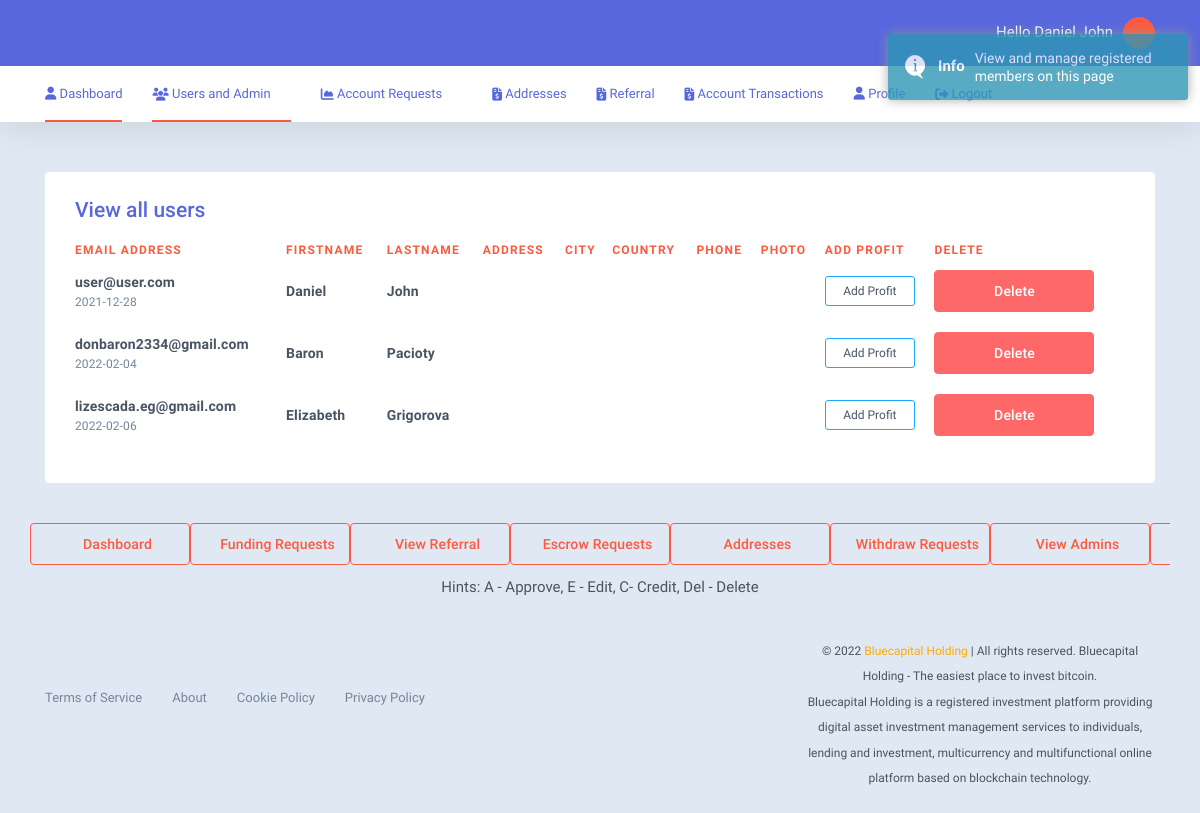
The app's page /user/admin/view-users.php (signed in) with its own data.
### tables this page shows
CREATE TABLE `users` (
  `id_no` int(11) NOT NULL,
  `firstname` varchar(255) DEFAULT NULL,
  `lastname` varchar(255) DEFAULT NULL,
  `user_email` varchar(255) NOT NULL,
  `user_pass` varchar(255) NOT NULL,
  `address` varchar(255) DEFAULT NULL,
  `city` varchar(255) DEFAULT NULL,
  `country` varchar(255) DEFAULT NULL,
  `phone` varchar(55) DEFAULT NULL,
  `photo` varchar(255) DEFAULT NULL,
  `affid` int(255) DEFAULT NULL,
  `reg_date` date NOT NULL DEFAULT current_timestamp()
);

### user/config.php (called while the page is built, shortened)
<?php
include "session.php";
$con = new mysqli(SERVER,USER,PASS,DB);
if(isset($_SESSION['email']) && $_SESSION['email']!==null){
$sql_profile = "SELECT * FROM `users` WHERE `user_email`='$session_email'";
$sql_exec = $con->query($sql_profile);
foreach($sql_exec as $info){extract($info);
}
}
?>

### user/function.php (called while the page is built, shortened)
<?php
require_once('config.php');
?>

### user/admin/view-users.php (the view, shortened to what this page needs)
<?php
include('../function.php');
?>
<?php include('header.php'); ?>
<body class="page-user">
<?php include('nav.php'); ?>
<div>
  <div class="page-content">
      <div class="container">
            <div class="card content-area">
                                <div class="card-innr table-responsive">
                    <div class="card-head">
                        <h4 class="card-title">View all users</h4>
                    </div>
                                <table class="data-table table table-hover dt-init user-tnx">
                        <thead>
                            <tr class="data-item data-head">
                                <th class="data-col dt-tnxno">Email Address</th>
                                <th class="data-col dt-amount">Firstname</th>
                                <th class="data-col dt-account">Lastname</th>
                                <th class="data-col dt-type">
                                    <div class="dt-type-text">Address</div>
                                </th>
                                 <th class="data-col dt-type">
                                    <div class="dt-type-text">City</div>
                                </th>
                                 <th class="data-col dt-type">
                                    <div class="dt-type-text">Country</div>
                                </th>
                                <th class="data-col dt-type">
                                    <div class="dt-type-text">Phone</div>
                                </th>
                                <th class="data-col dt-type">
                                    <div class="dt-type-text">Photo</div>
                                </th>
                                <th class="data-col dt-type">
                                    <div class="dt-type-text">Add Profit</div>
                                </th>
                                <th class="data-col dt-type">
                                    <div class="dt-type-text">Delete</div>
                                </th>
                            </tr>
                        </thead>
                        <tbody>
                            <?php
                            $sql_users_exec = "SELECT * FROM users";
                            $sql_user_exec = $con->query($sql_users_exec);
                           foreach($sql_user_exec as $infor){extract($infor);?>
                                                        <tr class="data-item">
                                <td class="data-col dt-tnxno">
                                    <div class="d-flex align-items-center">
                                           <div class="fake-class">
                                        <span class="lead tnx-id"><?php if(isset($user_email) && $user_email!==null){echo $user_email;}?></span>
                                            <span class="sub sub-date"><?php if(isset($reg_date) && $reg_date!==null){echo $reg_date;}?></span>
                                        </div>
                                    </div>
                                </td>
                                <td class="data-col dt-token">
                                    <span class="lead token-amount"><?php if(isset($firstname) && $firstname!==null){echo $firstname;}?></span>
                                </td>
                                 <td class="data-col dt-token">
                                    <span class="lead token-amount"><?php if(isset($lastname) && $lastname!==null){echo $lastname;}?></span>
                                </td>
                                 <td class="data-col dt-token">
                                </td>
                                 <td class="data-col dt-token">
                                </td>
 <td class="data-col dt-token">
                                </td>
                                <td class="data-col dt-account" id="td_approve">
     <span class="lead user-info text-warning"><?php if(isset($phone) && $phone!==null){echo $phone;}?></span></td>
      <td class="data-col dt-account" id="td_approve">
     <span class="lead user-info text-warning"><?php if(isset($photo) && $photo!==null){echo "<img src='../upload/{$photo}' width='40px' height='40px'>";}?></span> </td>
      <td class="data-col dt-type">
                            <a href="add-profit.php?ap=<?=$user_email;?>" data-toggle="" data-target="" class="dt-type-md"><span class='badge badge-outline badge-info badge-md'>Add Profit</span></a>
                        </td>
                               <td class="data-col dt-token" id="td_approve">
     <a href="user.php?vu=<?= $id_no; ?>"><button class="btn btn-danger">Delete</button></a>
      </td>
                            </tr><?php }?>
                                                    </tbody>
                    </table>
                </div>
                </div>
        </div>
  </div>
</div>
 <?php include('footer-menu.php');?>
    <div class="footer-bar">
        <div class="container">
            <div class="row align-items-center justify-content-center">
                <div class="col-md-8">
                    <ul class="footer-links">
                       <li><a href="https://blucapitalholding.com/docs/terms-of-use.php">Terms of Service</a></li>
        <li><a href="https://blucapitalholding.com/docs/about.php">About</a></li>
        <li><a href="https://blucapitalholding.com/docs/cookie-policy.php">Cookie Policy</a></li>
        <li><a href="https://blucapitalholding.com/docs/privacy-policy.php">Privacy Policy</a></li>
                    </ul>
                </div>
                <div class="col-md-4 mt-2 mt-sm-0">
                    <div class="d-flex justify-content-between justify-content-md-end align-items-center guttar-25px pdt-0-5x pdb-0-5x">
                        <div class="copyright-text"><p style="padding:10px 0 !important;"><center><small>©&nbsp;<?= date('Y');?>&nbsp;<a href="#"><span class="orange">Bluecapital Holding</span></a> | All rights reserved.&nbsp;Bluecapital Holding - The easiest place to invest bitcoin.<br>Bluecapital Holding is a registered investment platform providing digital asset investment management services to individuals, lending and investment, multicurrency and multifunctional online platform based on blockchain technology.</small></center></p></div>
                    </div>
                </div>
            </div>
        </div>
    </div>
    </body>
    </html>

### user/admin/nav.php (shortened to what this page needs)
<div class="topbar-wrap">
       <div class="topbar is-sticky">
           <div class="container">
               <div class="d-flex justify-content-between align-items-center">
                   <ul class="topbar-nav">
                       <li class="topbar-nav-item relative"><span class="user-welcome d-none d-lg-inline-block">Hello&nbsp;<?php if(isset($firstname) && isset($lastname)){echo $firstname."&nbsp;".$lastname;}?></span><a class="toggle-tigger user-thumb" href="#"></a>
                       </li>
                   </ul>
               </div>
           </div>
       </div>
       <div class="navbar">
           <div class="container">
               <div class="navbar-innr">
                   <ul class="navbar-menu">
                       <li><a href="view-users.php"><span class="icon-s"><i class="fa fa-user"></i>&nbsp;Dashboard</a></li>
                       <li class="has-dropdown page-links-all">
                           <a class="drop-toggle" href="#"><i class="fa fa-users"></i>&nbsp;Users and Admin</a>
                       </li>
                       <li class="has-dropdown page-links-all">
                           <a class="drop-toggle" href="#"><i class="fa fa-chart-area"></i>&nbsp;Account Requests</a>
                       </li>
                       <li><a href="addresses.php"><i class="fa fa-file-invoice-dollar"></i>&nbsp;Addresses</a></li>
                       <li><a href="referral.php"><i class="fa fa-file-invoice-dollar"></i>&nbsp;Referral</a></li>
                        <li><a href="transactions.php"><i class="fa fa-file-invoice-dollar"></i>&nbsp;Account Transactions</a></li>
                     <li><a href="./edit-profile.php"><span class="icon-s"><i class="fa fa-user"></i>&nbsp;Profile</a></li>
                        <li><a href="../logout.php"><i class="fa fa-sign-out-alt"></i>&nbsp;Logout</a></li>
                   </ul>
               </div>
           </div>
       </div>
   </div>

### user/admin/header.php (style rules this page uses)
.topbar,.topbar-wrap,.is-sticky,.topbar.is-sticky { background-color:#5867dd !important; background-image:linear-gradient(45deg,#5867dd 0%, #5867dd 100%) !important; color:#fff !important; }
.token-info-sub,.card-title { color:#5867dd !important; }
.navbar-menu > li > a { color:#5867dd !important; }
a.drop-toggle::after { content:none !important; }
li > a:hover, .orange { color: #FFAB00 !important; }

### records on screen
users: firstname "Daniel", lastname "John", user_email "user@user.com", reg_date "2021-12-28"
users: user_email "donbaron2334@gmail.com", reg_date "2022-02-04", firstname "Baron", lastname "Pacioty"
users: user_email "lizescada.eg@gmail.com", reg_date "2022-02-06", firstname "Elizabeth", lastname "Grigorova"
